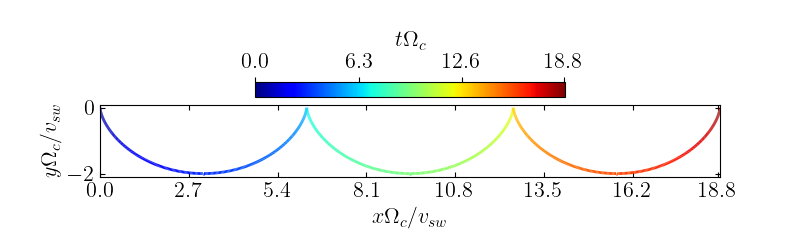

Python code for this plot:
from matplotlib.collections import LineCollection
import matplotlib.pyplot as plt
import astropy.constants as c
import astropy.units as u
import ptrace as pt
import numpy as np


B0 = 10 * u.nT
vsw = 350 * u.km / u.s
E0 = vsw * B0

vperp = (E0 / B0 / vsw).decompose()

t = np.linspace(0, 3 * 2 * np.pi, 1000)

x = vperp * t - vperp * np.sin(t)
y = vperp * np.cos(t) - vperp
dydx = t
points = np.array([x, y]).T.reshape(-1, 1, 2)
segments = np.concatenate([points[:-1], points[1:]], axis=1)


pt.mpl(tex=True)
fig, ax = plt.subplots(1, 1, figsize=(8, 2.5))
fig.subplots_adjust(top=0.7)

ax.plot(x, y, "-w", alpha=0)
norm = plt.Normalize(dydx.min(), dydx.max())
lc = LineCollection(segments, cmap="jet", norm=norm)
lc.set_array(dydx)
lc.set_linewidth(2)
line = ax.add_collection(lc)
cb = fig.colorbar(
    line, ax=ax, orientation="horizontal", location="top",
    shrink=0.5, ticks=np.round(np.linspace(x[0], x[-1], 4), decimals=1)
)
cb.set_label("$t\Omega_c$")

ax.set_xlabel("$x\Omega_c/v_{sw}$")
ax.set_ylabel("$y\Omega_c/v_{sw}$")
ax.set_aspect("equal")
ax.tick_params(**pt.params)
ax.set_xlim(x.min(), x.max())
ax.set_xticks(np.round(np.linspace(x[0], x[-1], 8), decimals=1))

fig.savefig("p3.png")
